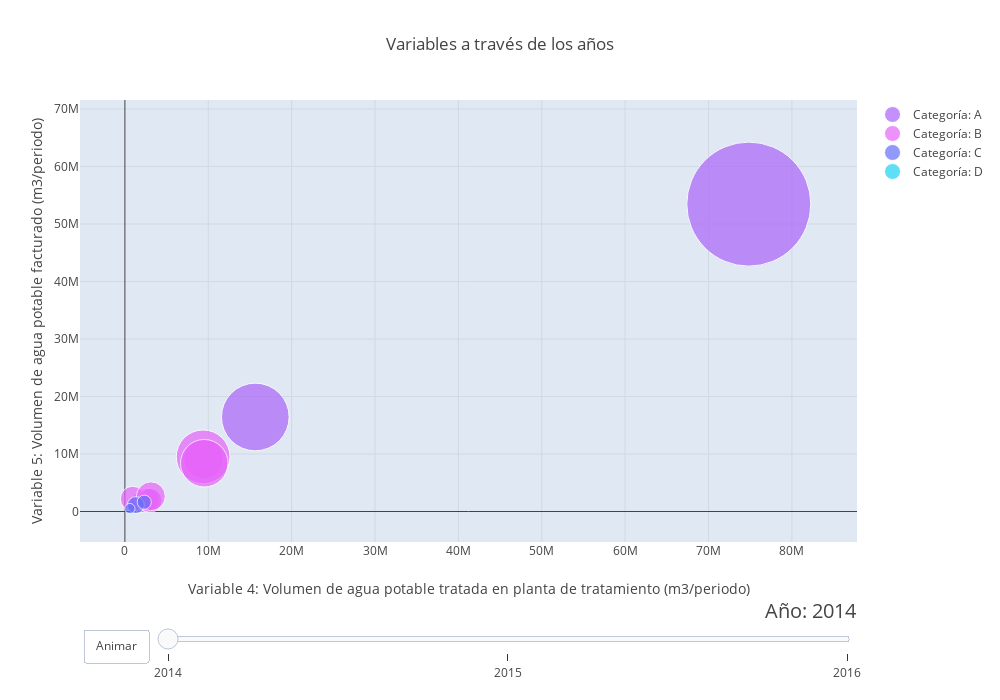

Notebook cell for this chart:
### Code cell
from plotly.offline import iplot, init_notebook_mode
init_notebook_mode(connected=True)
iplot(figure)

### Figure 1 — Plotly figure (JSON) as saved in the notebook; plotly's stock layout.template omitted (floating-point values rounded to 4 significant figures)
{"data": [{"marker": {"color": "rgb(171, 99, 250)", "size": [76911778, 74796574, 22910000.0], "sizemode": "area", "sizeref": 10000}, "mode": "markers", "name": "Categoría: A", "text": ["EPSAS", "SAGUAPAC", "SEMAPA"], "type": "scatter", "uid": "bfe04340-c007-11e8-9530-f0761c9f65e1", "x": [74836680, null, 15640000.0], "y": [53457978, 55831325, 16441547]}, {"marker": {"color": "rgb(230, 99, 250)", "size": [7871000.0, 1721000.0, 2166790, 2837270, 7990485, 3922000.0, 6635334, 14450000.0, 7780000.0, 4257545, 11293211, 1155698, 1118359, 3089000.0, 2918160, 4162752, 4246000.0, 11507094], "sizemode": "area", "sizeref": 10000}, "mode": "markers", "name": "Categoría: B", "text": ["AAPOS", "BUSTILLO", "CAPAG", "COATRI", "COOPAGUAS", "COOPAPPI", "COOPLAN", "COSAALT", "COSMOL", "COSPAIL", "ELAPAS", "EMAPAS", "EMAPAV", "EMAPYC", "EPSA COBIJA", "MANCHACO", "SAJUBA", "SELA"], "type": "scatter", "uid": "bfe04341-c007-11e8-9986-f0761c9f65e1", "x": [9444000.0, null, 1927200, 2671186, null, null, null, 9384000.0, null, null, 9519780, null, null, 940600.0, 2995920, 3116394, null, null], "y": [9168136, null, 1621650, 2028215, 6164077, 3150456, 5690631, 9505194, 4667019, 3312538, 8395662, 491800, 1027404, 2224695, 1947348, 2650189, 2883738, 6955267]}, {"marker": {"color": "rgb(99, 110, 250)", "size": [627830, 750000, 402600.0, 428145, 1445775, 2047609, 801124, 1882527, 2325768, 415200.0, 1073000.0, 0, 1604515, 258574, 1013504, 535000.0, 951041, 713463, 1006000.0, 1328000.0, 2903785, 339800.0, 1062816, 1686000.0, 303912, 680767, 961812, 889315, 925562, 527700.0], "sizemode": "area", "sizeref": 10000}, "mode": "markers", "name": "Categoría: C", "text": ["CAPU", "COMAYO", "COOPAGUAB", "COOPLIM", "COOSIV", "COOSPELCAR", "COSAJU", "COSAP", "COSAPAC", "COSAPSI", "COSCHAL", "COSEPA", "COSEPA", "COSIMBO", "COSMIN", "COSMON", "COSPHUL", "COSPUGEBUL", "EMAAB", "EMAPA", "EMPSAAT", "EMSABAV", "FLORIDA", "LA GUARDIA", "LA PORTEÑA", "SAMAPAR", "SEAPAS"], "type": "scatter", "uid": "bfe04342-c007-11e8-a13f-f0761c9f65e1", "x": [null, null, null, null, 1311000.0, null, null, null, 1348000.0, null, null, null, null, null, null, 592722, null, null, 2317896, null, null, 215100.0, null, null, null, null, null], "y": [192796, null, 336343, 350971, 1111153, 1344600, null, 766808, null, 303800.0, 817084, null, 964842, null, 657327, 509435, 895752, 947293, 1623000.0, null, 882877, null, null, 577661, null, null, 770869]}, {"marker": {"color": "rgb(25, 211, 243)", "size": [0, 0, 0, 133500.0, 0, 0, 161618, 215000.0, 164400.0, 500803, 488808, 0, 251806], "sizemode": "area", "sizeref": 10000}, "mode": "markers", "name": "Categoría: D", "text": ["CAPSCH", "COAPAS VINTO", "COOAPASH", "COSEPFA", "COSEPP", "COSERCA", "COSSAJA"], "type": "scatter", "uid": "bfe04343-c007-11e8-8bb6-f0761c9f65e1", "x": [null, null, null, null, null, null, null], "y": [317321, 110564, null, null, null, null, null]}], "layout": {"dragmode": "lasso", "height": 700, "hovermode": "closest", "plot_bgcolor": "#dfe8f3", "sliders": [{"active": 0, "currentvalue": {"font": {"size": 20}, "prefix": "Año: ", "visible": true, "xanchor": "right"}, "len": 0.9, "pad": {"b": 10, "t": 50}, "steps": [{"args": [["2014"], {"frame": {"duration": 700, "redraw": false}, "fromcurrent": false, "transition": {"duration": 700, "easing": "cubic-in-out"}}], "label": "2014", "method": "animate"}, {"args": [["2015"], {"frame": {"duration": 700, "redraw": false}, "fromcurrent": false, "transition": {"duration": 700, "easing": "cubic-in-out"}}], "label": "2015", "method": "animate"}, {"args": [["2016"], {"frame": {"duration": 700, "redraw": false}, "fromcurrent": false, "transition": {"duration": 700, "easing": "cubic-in-out"}}], "label": "2016", "method": "animate"}], "x": 0.1, "xanchor": "left", "y": 0, "yanchor": "top"}], "title": "Variables a través de los años", "updatemenus": [{"buttons": [{"args": [["2014", "2015", "2016"], {"frame": {"duration": 700, "redraw": false}, "fromcurrent": false, "transition": {"duration": 700, "easing": "cubic-in-out"}}], "label": "Animar", "method": "animate"}], "direction": "left", "pad": {"r": 10, "t": 87}, "showactive": false, "type": "buttons", "x": 0.1, "xanchor": "right", "y": 0, "yanchor": "top"}], "width": 1000, "xaxis": {"title": "Variable 4: Volumen de agua potable tratada en planta de tratamiento (m3/periodo)"}, "yaxis": {"title": "Variable 5: Volumen de agua potable facturado (m3/periodo)"}}}
